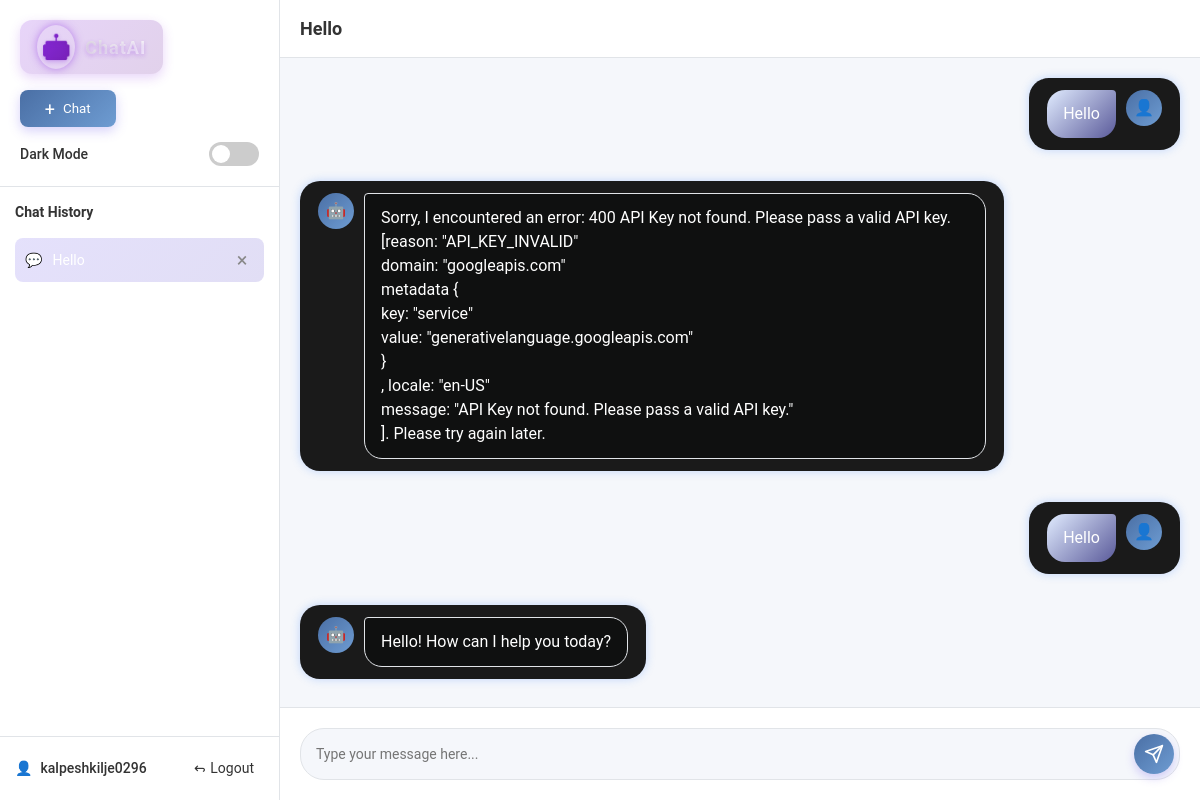
The page /chat/session/47/ (signed in) on the database as committed earlier.
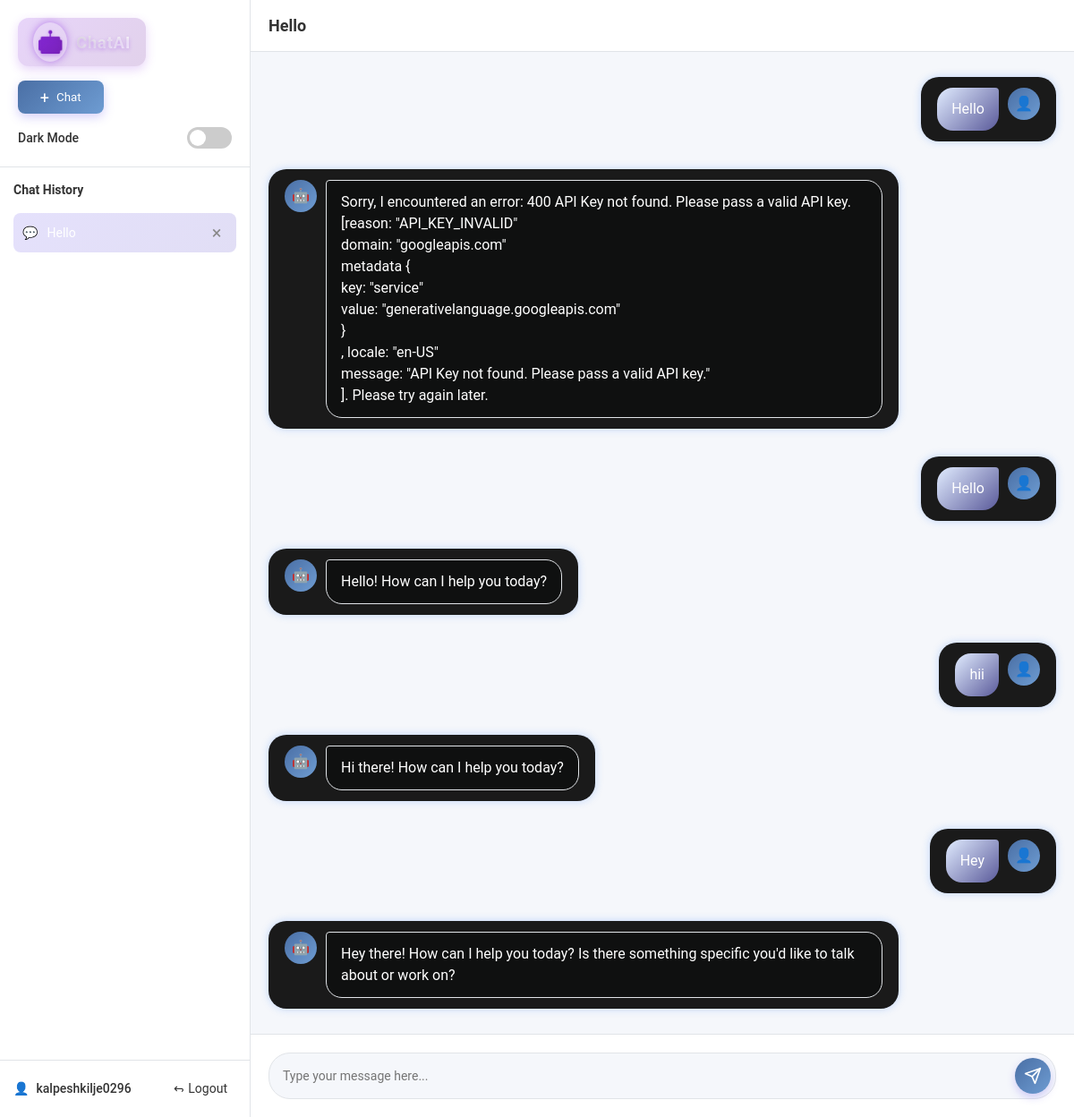
The same page on the database as committed later.
### chat/models.py (models this page shows, shortened)
class ChatSession(models.Model):
    user = models.ForeignKey(User, on_delete=models.CASCADE)
    created_at = models.DateTimeField(auto_now_add=True)
    title = models.CharField(max_length=255, default="New Chat")

class ChatMessage(models.Model):
    ROLE_CHOICES = [
        ('user', 'User'),
        ('assistant', 'Assistant'),
    ]
    session = models.ForeignKey(ChatSession, related_name='messages', on_delete=models.CASCADE)
    role = models.CharField(max_length=10, choices=ROLE_CHOICES)
    content = models.TextField()
    timestamp = models.DateTimeField(auto_now_add=True)
    class Meta:
        ordering = ['timestamp']

### chat/views.py (the view)
# urls.py: path('', views.chat_view, name='chat'),
@login_required
def chat_view(request, session_id=None):
    if session_id:
        chat_session = get_object_or_404(ChatSession, id=session_id, user=request.user)
    else:
        chat_session = ChatSession.objects.filter(user=request.user).order_by('-created_at').first()
        if not chat_session:
            chat_session = ChatSession.objects.create(user=request.user)
        return redirect('chat_session', session_id=chat_session.id)
    messages = chat_session.messages.all()
    sessions = ChatSession.objects.filter(user=request.user).order_by('-created_at')
    return render(request, 'index.html', {
        'session': chat_session,
        'messages': messages,
        'sessions': sessions
    })

### templates/index.html (shortened to what this page needs)
{% extends 'base.html' %}
{% block content %}
<div class="chat-container">
    <div class="sidebar" id="sidebar">
        <div class="sidebar-header">
             <div class="app-logo">
        <span class="logo-icon">🤖</span>
        <span class="logo-text">ChatAI</span>
    </div>
            <button class="new-chat-btn" onclick="location.href='{% url 'new_chat' %}'">
                <span class="btn-icon">+</span>Chat
            </button>
            <div class="theme-toggle-container">
                <label class="theme-toggle-label">Dark Mode</label>
                <label class="theme-switch">
                    <span class="theme-slider"></span>
                </label>
            </div>
        </div>
        <div class="chat-history">
            <h3 class="history-title">Chat History</h3>
            {% for s in sessions %}
            <div class="chat-item {% if s.id == session.id %}active{% endif %}">
                <a href="{% url 'chat_session' s.id %}" class="chat-link">
                    <span class="chat-icon">💬</span>
                    <span class="chat-title">{{ s.title|truncatechars:20 }}</span>
                </a>
                <form method="post" action="{% url 'delete_chat' s.id %}" style="display:inline;">
                    <button type="submit" class="delete-btn" title="Delete chat">×</button>
                </form>
            </div>
            {% empty %}
            <div class="no-chats">No previous chats</div>
            {% endfor %}
        </div>
        <div class="sidebar-footer">
            <div class="user-info">
                <span class="user-icon">👤</span>
                <span class="username">{{ user.username }}</span>
            </div>
            <a href="{% url 'logout' %}" class="logout-btn">
                <span class="logout-icon">↪</span> Logout
            </a>
        </div>
    </div>
    <div class="main-chat-area">
        <div class="chat-header">
            <h2 class="session-title">{{ session.title }}</h2>
        </div>
        <div class="chat-messages" id="chat-messages">
            {% for message in messages %}
            <div class="message {% if message.role == 'user' %}user-message{% else %}ai-message{% endif %}">
                <div class="message-avatar">
                    {% if message.role == 'user' %}👤{% else %}🤖{% endif %}
                </div>
                <div class="message-content">
                    {{ message.content|linebreaksbr }}
                </div>
            </div>
            {% endfor %}
        </div>
        <div class="input-area">
            <form id="message-form">
                <div class="input-container">
                    <input type="text" id="message-input" placeholder="Type your message here..." autocomplete="on">
                    <button type="submit" class="send-button">
                    </button>
                </div>
            </form>
        </div>
    </div>
</div>
{% endblock %}

### templates/base.html (shortened to what this page needs)
<!DOCTYPE html> <html lang="en"> <head> {% load static %} <link rel="stylesheet" href="{% static 'css/style.css' %}"> </head> <body> {% block content %} {% endblock %} </body> </html>

### static/css/style.css (style rules this page uses)
* { margin: 0; padding: 0; box-sizing: border-box; font-family: 'Roboto', sans-serif; }
body { background: #0f0f0f; color: #f5f5f5; display: flex; flex-direction: column; min-height: 100vh; }
.message { padding: 12px 18px; border-radius: 20px; margin: 8px 0; max-width: 75%; word-wrap: break-word; font-size: 1rem; background-color: #1a1a1a; box-shadow: 0 0 10px #2575fc40; transition: all 0.3s; }

Rows that differ between the two databases and show on the page:
added ChatMessage: content "hii"
added ChatMessage: content "Hi there! How can I help you today?"
added ChatMessage: content "Hey"
added ChatMessage: content "Hey there! How can I help you today? Is there something specific you'd like to talk about or work on?"
